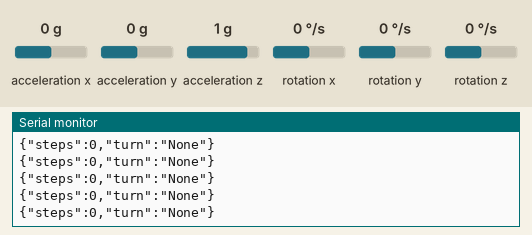
A sketch run on a simulated Arduino Nano 33 BLE. Shown: the last lines printed to the serial monitor. The test bench sets the inputs (shaded band); at power-on: rotation z 0 °/s, acceleration z 1 g, acceleration x 0 g, acceleration y 0 g, rotation x 0 °/s, rotation y 0 °/s.

Above: at 1.2 s.
1.3 s: rotation z set to -192 °/s
At 1.34 s:
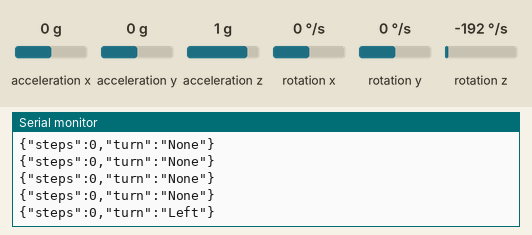
3.2 s: rotation z set to 100 °/s
At 3.3 s:
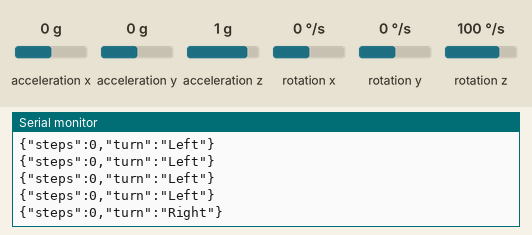
5.2 s: acceleration z set to 1.4 g
At 5.25 s:
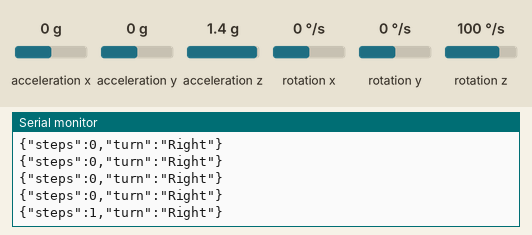
Timing chart, 0 to 8.2 s (numbered marks = the images above; inputs shaded):
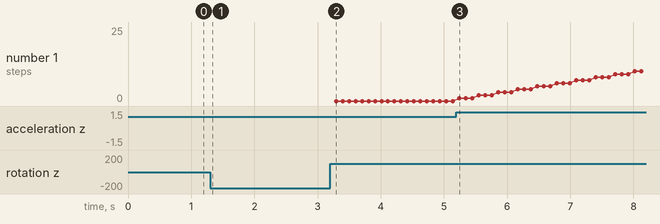

Measured:
- after the input at 1.3 s, the serial monitor: prints a new line at once (image 1)
- after the input at 3.2 s, the serial monitor: prints a new line after 0.09 s (image 2)
- after the input at 5.2 s, the serial monitor: prints a new line after 0.05 s (image 3)
- plotted number 1: 0 → 25 after the input at 5.2 s

The sketch:

stepscount.ino
```cpp
#include <Arduino_LSM9DS1.h> // For the IMU sensor

// Thresholds (Adjust as needed)
const float STEP_THRESHOLD = 1.2;     // Acceleration threshold for steps
const float TURN_THRESHOLD = 50.0;   // Angular velocity threshold for turns

// Variables
unsigned long lastStepTime = 0;
const unsigned long stepInterval = 300; // Minimum time between steps (ms)
int stepCount = 0;
String turnDirection = "None";

void setup() {
  Serial.begin(115200); // Serial communication for transmitting data
  while (!Serial);

  if (!IMU.begin()) {
    Serial.println("Failed to initialize IMU!");
    while (1);
  }
  Serial.println("IMU initialized successfully.");
}

void loop() {
  float accX, accY, accZ;
  float gyroX, gyroY, gyroZ;

  // Read accelerometer values
  if (IMU.accelerationAvailable()) {
    IMU.readAcceleration(accX, accY, accZ);

    // Detect steps
    if (millis() - lastStepTime > stepInterval && accZ > STEP_THRESHOLD) {
      stepCount++;
      lastStepTime = millis();
    }
  }

  // Read gyroscope values
  if (IMU.gyroscopeAvailable()) {
    IMU.readGyroscope(gyroX, gyroY, gyroZ);

    // Detect turns
    if (gyroZ > TURN_THRESHOLD) {
      turnDirection = "Right";
    } else if (gyroZ < -TURN_THRESHOLD) {
      turnDirection = "Left";
    } else {
      turnDirection = "None";
    }
  }

  // Transmit data as JSON
  Serial.print("{\"steps\":");
  Serial.print(stepCount);
  Serial.print(",\"turn\":\"");
  Serial.print(turnDirection);
  Serial.println("\"}");

  delay(100); // Short delay
}
```
